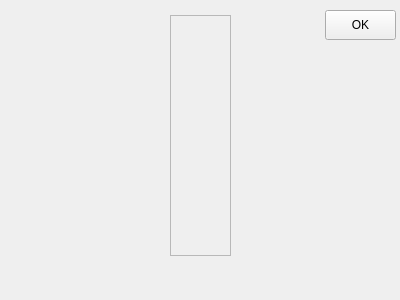
<?xml version="1.0" encoding="UTF-8"?>
<ui version="4.0">
 <class>Form</class>
 <widget class="QWidget" name="Form">
  <property name="geometry">
   <rect>
    <x>0</x>
    <y>0</y>
    <width>400</width>
    <height>300</height>
   </rect>
  </property>
  <property name="windowTitle">
   <string>Form</string>
  </property>
  <widget class="QScrollArea" name="scroll">
   <property name="geometry">
    <rect>
     <x>170</x>
     <y>15</y>
     <width>61</width>
     <height>241</height>
    </rect>
   </property>
   <property name="widgetResizable">
    <bool>true</bool>
   </property>
   <widget class="QWidget" name="scrollAreaWidgetContents">
    <property name="geometry">
     <rect>
      <x>0</x>
      <y>0</y>
      <width>59</width>
      <height>239</height>
     </rect>
    </property>
   </widget>
  </widget>
  <widget class="QPushButton" name="ok">
   <property name="geometry">
    <rect>
     <x>325</x>
     <y>10</y>
     <width>71</width>
     <height>30</height>
    </rect>
   </property>
   <property name="text">
    <string>OK</string>
   </property>
  </widget>
 </widget>
 <resources/>
 <connections/>
</ui>
